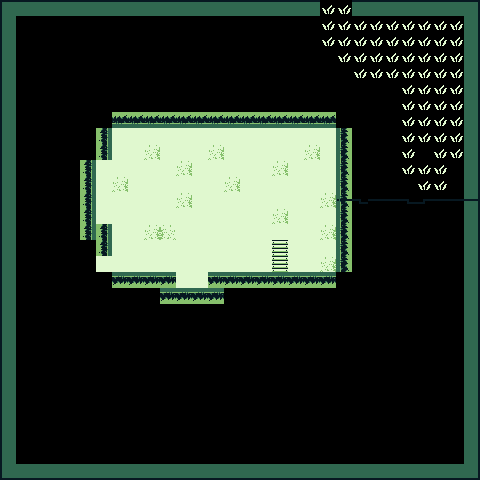

A 2D game scene composited from a Tiled map and its tileset images. What follows is a short description and the map's XML, with every tile layer's data as written:
An orthogonal 30x30 tile map with 16x16 px tiles, 2 tile layers (Kachelebene 1, Kachelebene 2).

<map version="1.10" tiledversion="1.11.2" orientation="orthogonal" renderorder="right-down" width="30" height="30" tilewidth="16" tileheight="16" infinite="0" nextlayerid="5" nextobjectid="1">
 <tileset firstgid="1" source="PondMapSprites.tsx" />
 <layer id="1" name="Kachelebene 1" width="30" height="30">
  <data encoding="csv">
3221225483,1610612742,1610612742,1610612742,1610612742,1610612742,1610612742,1610612742,1610612742,1610612742,1610612742,1610612742,1610612742,1610612742,1610612742,1610612742,1610612742,1610612742,1610612742,1610612742,16,16,1610612742,1610612742,1610612742,1610612742,1610612742,1610612742,1610612742,1610612747,
3221225478,0,0,0,0,0,0,0,0,0,0,0,0,0,0,0,0,0,0,0,16,16,16,16,16,16,16,16,16,6,
3221225478,0,0,0,0,0,0,0,0,0,0,0,0,0,0,0,0,0,0,0,16,16,16,16,16,16,16,16,16,6,
3221225478,0,0,0,0,0,0,0,0,0,0,0,0,0,0,0,0,0,0,0,0,16,16,16,16,16,16,16,16,6,
3221225478,0,0,0,0,0,0,0,0,0,0,0,0,0,0,0,0,0,0,0,0,0,16,16,16,16,16,16,16,6,
3221225478,0,0,0,0,0,0,0,0,0,0,0,0,0,0,0,0,0,0,0,0,0,0,0,0,16,16,16,16,6,
3221225478,0,0,0,0,0,0,0,0,0,0,0,0,0,0,0,0,0,0,0,0,0,0,0,0,16,16,16,16,6,
3221225478,0,0,0,0,0,0,1,1,1,1,1,1,1,1,1,1,1,1,1,1,0,0,0,0,16,16,16,16,6,
3221225478,0,0,0,0,0,1610612738,18,18,18,18,18,18,18,18,18,18,18,18,18,18,2684354561,0,0,0,16,16,16,16,6,
3221225478,0,0,0,0,0,1610612738,18,18,4,18,18,18,4,18,18,18,18,18,4,18,2684354561,0,0,0,16,0,16,16,6,
3221225478,0,0,0,0,1610612738,18,18,18,18,18,4,18,18,18,18,18,4,18,18,18,2684354561,0,0,0,16,16,16,0,6,
3221225478,0,0,0,0,1610612738,18,4,18,18,18,18,18,18,4,18,18,18,18,18,18,2684354561,0,0,0,0,16,16,0,6,
3221225478,0,0,0,0,1610612738,18,18,18,18,18,4,18,18,18,18,18,18,18,18,4,2684354561,0,0,0,0,0,0,0,6,
3221225478,0,0,0,0,1610612738,18,18,18,18,18,18,18,18,18,18,18,4,18,18,18,2684354561,0,0,0,0,0,0,0,6,
3221225478,0,0,0,0,1610612738,1610612738,18,18,4,3221225477,18,18,18,18,18,18,18,18,18,4,2684354561,0,0,0,0,0,0,0,6,
3221225478,0,0,0,0,0,1610612738,18,18,18,18,18,18,18,18,18,18,3,18,18,18,2684354561,0,0,0,0,0,0,0,6,
3221225478,0,0,0,0,0,18,18,18,18,18,18,18,18,18,18,18,3,18,18,4,2684354561,0,0,0,0,0,0,0,6,
3221225478,0,0,0,0,0,0,3221225473,3221225473,3221225473,3221225473,18,18,3221225473,3221225473,3221225473,3221225473,3221225473,3221225473,3221225473,3221225473,0,0,0,0,0,0,0,0,6,
3221225478,0,0,0,0,0,0,0,0,0,3221225473,3221225473,3221225473,3221225473,0,0,0,0,0,0,0,0,0,0,0,0,0,0,0,6,
3221225478,0,0,0,0,0,0,0,0,0,0,0,0,0,0,0,0,0,0,0,0,0,0,0,0,0,0,0,0,6,
3221225478,0,0,0,0,0,0,0,0,0,0,0,0,0,0,0,0,0,0,0,0,0,0,0,0,0,0,0,0,6,
3221225478,0,0,0,0,0,0,0,0,0,0,0,0,0,0,0,0,0,0,0,0,0,0,0,0,0,0,0,0,6,
3221225478,0,0,0,0,0,0,0,0,0,0,0,0,0,0,0,0,0,0,0,0,0,0,0,0,0,0,0,0,6,
3221225478,0,0,0,0,0,0,0,0,0,0,0,0,0,0,0,0,0,0,0,0,0,0,0,0,0,0,0,0,6,
3221225478,0,0,0,0,0,0,0,0,0,0,0,0,0,0,0,0,0,0,0,0,0,0,0,0,0,0,0,0,6,
3221225478,0,0,0,0,0,0,0,0,0,0,0,0,0,0,0,0,0,0,0,0,0,0,0,0,0,0,0,0,6,
3221225478,0,0,0,0,0,0,0,0,0,0,0,0,0,0,0,0,0,0,0,0,0,0,0,0,0,0,0,0,6,
3221225478,0,0,0,0,0,0,0,0,0,0,0,0,0,0,0,0,0,0,0,0,0,0,0,0,0,0,0,0,6,
3221225478,0,0,0,0,0,0,0,0,0,0,0,0,0,0,0,0,0,0,0,0,0,0,0,0,0,0,0,0,6,
2684354571,2684354566,2684354566,2684354566,2684354566,2684354566,2684354566,2684354566,2684354566,2684354566,2684354566,2684354566,2684354566,2684354566,2684354566,2684354566,2684354566,2684354566,2684354566,2684354566,2684354566,2684354566,2684354566,2684354566,2684354566,2684354566,2684354566,2684354566,2684354566,11
</data>
 </layer>
 <layer id="4" name="Kachelebene 2" width="30" height="30">
  <data encoding="csv">
0,0,0,0,0,0,0,0,0,0,0,0,0,0,0,0,0,0,0,0,0,0,0,0,0,0,0,0,0,0,
0,0,0,0,0,0,0,0,0,0,0,0,0,0,0,0,0,0,0,0,0,0,0,0,0,0,0,0,0,0,
0,0,0,0,0,0,0,0,0,0,0,0,0,0,0,0,0,0,0,0,0,0,0,0,0,0,0,0,0,0,
0,0,0,0,0,0,0,0,0,0,0,0,0,0,0,0,0,0,0,0,0,0,0,0,0,0,0,0,0,0,
0,0,0,0,0,0,0,0,0,0,0,0,0,0,0,0,0,0,0,0,0,0,0,0,0,0,0,0,0,0,
0,0,0,0,0,0,0,0,0,0,0,0,0,0,0,0,0,0,0,0,0,0,0,0,0,0,0,0,0,0,
0,0,0,0,0,0,0,0,0,0,0,0,0,0,0,0,0,0,0,0,0,0,0,0,0,0,0,0,0,0,
0,0,0,0,0,0,0,0,0,0,0,0,0,0,0,0,0,0,0,0,0,0,0,0,0,0,0,0,0,0,
0,0,0,0,0,0,0,0,0,0,0,0,0,0,0,0,0,0,0,0,0,0,0,0,0,0,0,0,0,0,
0,0,0,0,0,0,0,0,0,0,0,0,0,0,0,0,0,0,0,0,0,0,0,0,0,0,0,0,0,0,
0,0,0,0,0,0,0,0,0,0,0,0,0,0,0,0,0,0,0,0,0,0,0,0,0,0,0,0,0,0,
0,0,0,0,0,0,0,0,0,0,0,0,0,0,0,0,0,0,0,0,0,0,0,0,0,0,0,0,0,0,
0,0,0,0,0,0,0,0,0,0,0,0,0,0,0,0,0,0,0,0,0,12,13,14,14,13,2147483661,14,14,14,
0,0,0,0,0,0,0,0,0,0,0,0,0,0,0,0,0,0,0,0,0,0,0,0,0,0,0,0,0,0,
0,0,0,0,0,0,0,0,0,0,0,0,0,0,0,0,0,0,0,0,0,0,0,0,0,0,0,0,0,0,
0,0,0,0,0,0,0,0,0,0,0,0,0,0,0,0,0,0,0,0,0,0,0,0,0,0,0,0,0,0,
0,0,0,0,0,0,0,0,0,0,0,0,0,0,0,0,0,0,0,0,0,0,0,0,0,0,0,0,0,0,
0,0,0,0,0,0,0,0,0,0,0,0,0,0,0,0,0,0,0,0,0,0,0,0,0,0,0,0,0,0,
0,0,0,0,0,0,0,0,0,0,0,0,0,0,0,0,0,0,0,0,0,0,0,0,0,0,0,0,0,0,
0,0,0,0,0,0,0,0,0,0,0,0,0,0,0,0,0,0,0,0,0,0,0,0,0,0,0,0,0,0,
0,0,0,0,0,0,0,0,0,0,0,0,0,0,0,0,0,0,0,0,0,0,0,0,0,0,0,0,0,0,
0,0,0,0,0,0,0,0,0,0,0,0,0,0,0,0,0,0,0,0,0,0,0,0,0,0,0,0,0,0,
0,0,0,0,0,0,0,0,0,0,0,0,0,0,0,0,0,0,0,0,0,0,0,0,0,0,0,0,0,0,
0,0,0,0,0,0,0,0,0,0,0,0,0,0,0,0,0,0,0,0,0,0,0,0,0,0,0,0,0,0,
0,0,0,0,0,0,0,0,0,0,0,0,0,0,0,0,0,0,0,0,0,0,0,0,0,0,0,0,0,0,
0,0,0,0,0,0,0,0,0,0,0,0,0,0,0,0,0,0,0,0,0,0,0,0,0,0,0,0,0,0,
0,0,0,0,0,0,0,0,0,0,0,0,0,0,0,0,0,0,0,0,0,0,0,0,0,0,0,0,0,0,
0,0,0,0,0,0,0,0,0,0,0,0,0,0,0,0,0,0,0,0,0,0,0,0,0,0,0,0,0,0,
0,0,0,0,0,0,0,0,0,0,0,0,0,0,0,0,0,0,0,0,0,0,0,0,0,0,0,0,0,0,
0,0,0,0,0,0,0,0,0,0,0,0,0,0,0,0,0,0,0,0,0,0,0,0,0,0,0,0,0,0
</data>
 </layer>
</map>